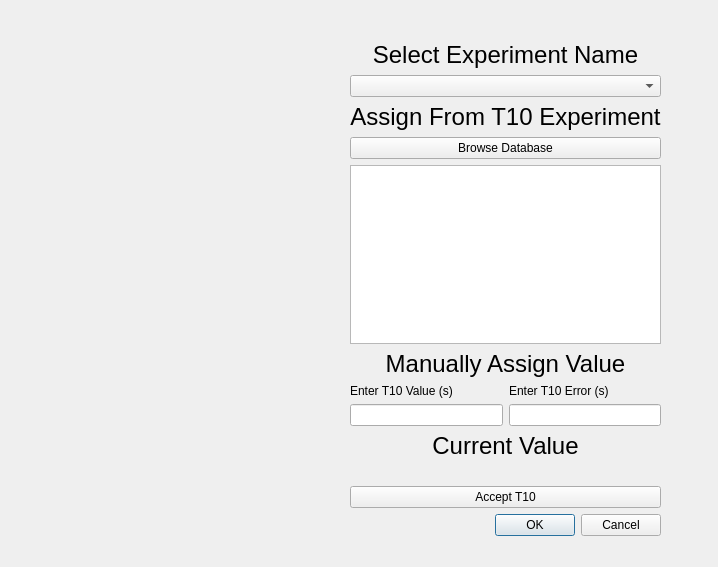
<?xml version="1.0" encoding="UTF-8"?>
<ui version="4.0">
 <class>assignT10Data</class>
 <widget class="QDialog" name="assignT10Data">
  <property name="geometry">
   <rect>
    <x>0</x>
    <y>0</y>
    <width>718</width>
    <height>567</height>
   </rect>
  </property>
  <property name="windowTitle">
   <string>assignT10Data</string>
  </property>
  <widget class="QWidget" name="horizontalLayoutWidget_2">
   <property name="geometry">
    <rect>
     <x>10</x>
     <y>30</y>
     <width>662</width>
     <height>517</height>
    </rect>
   </property>
   <layout class="QHBoxLayout" name="horizontalLayout_2">
    <item>
     <widget class="QWidget" name="parametersDisplayWidget" native="true">
      <property name="minimumSize">
       <size>
        <width>350</width>
        <height>489</height>
       </size>
      </property>
      <property name="maximumSize">
       <size>
        <width>350</width>
        <height>489</height>
       </size>
      </property>
     </widget>
    </item>
    <item>
     <layout class="QVBoxLayout" name="verticalLayout_3">
      <item>
       <widget class="QLabel" name="label_2">
        <property name="font">
         <font>
          <pointsize>18</pointsize>
         </font>
        </property>
        <property name="text">
         <string>Select Experiment Name</string>
        </property>
        <property name="alignment">
         <set>Qt::AlignCenter</set>
        </property>
       </widget>
      </item>
      <item>
       <widget class="QComboBox" name="expComboBox"/>
      </item>
      <item>
       <layout class="QVBoxLayout" name="verticalLayout">
        <item>
         <widget class="QLabel" name="label">
          <property name="font">
           <font>
            <pointsize>18</pointsize>
           </font>
          </property>
          <property name="text">
           <string>Assign From T10 Experiment</string>
          </property>
          <property name="alignment">
           <set>Qt::AlignCenter</set>
          </property>
         </widget>
        </item>
        <item>
         <widget class="QPushButton" name="browseDatabaseButton">
          <property name="text">
           <string>Browse Database</string>
          </property>
         </widget>
        </item>
        <item>
         <widget class="QListWidget" name="valueListWidget"/>
        </item>
        <item>
         <widget class="QLabel" name="label_3">
          <property name="font">
           <font>
            <pointsize>18</pointsize>
           </font>
          </property>
          <property name="text">
           <string>Manually Assign Value</string>
          </property>
          <property name="alignment">
           <set>Qt::AlignCenter</set>
          </property>
         </widget>
        </item>
        <item>
         <layout class="QGridLayout" name="gridLayout">
          <item row="2" column="0">
           <widget class="QLineEdit" name="t10Editor"/>
          </item>
          <item row="2" column="1">
           <widget class="QLineEdit" name="t10ErrorEditor"/>
          </item>
          <item row="1" column="1">
           <widget class="QLabel" name="label_7">
            <property name="text">
             <string>Enter T10 Error (s)</string>
            </property>
           </widget>
          </item>
          <item row="1" column="0">
           <widget class="QLabel" name="label_6">
            <property name="text">
             <string>Enter T10 Value (s)</string>
            </property>
           </widget>
          </item>
         </layout>
        </item>
       </layout>
      </item>
      <item>
       <widget class="QLabel" name="ValueLabel">
        <property name="font">
         <font>
          <pointsize>18</pointsize>
         </font>
        </property>
        <property name="text">
         <string>Current Value</string>
        </property>
        <property name="alignment">
         <set>Qt::AlignCenter</set>
        </property>
       </widget>
      </item>
      <item>
       <widget class="QLabel" name="t10ValueDisplay">
        <property name="palette">
         <palette>
          <active>
           <colorrole role="WindowText">
            <brush brushstyle="SolidPattern">
             <color alpha="255">
              <red>0</red>
              <green>0</green>
              <blue>0</blue>
             </color>
            </brush>
           </colorrole>
           <colorrole role="Button">
            <brush brushstyle="SolidPattern">
             <color alpha="255">
              <red>11</red>
              <green>237</green>
              <blue>35</blue>
             </color>
            </brush>
           </colorrole>
           <colorrole role="Light">
            <brush brushstyle="SolidPattern">
             <color alpha="255">
              <red>113</red>
              <green>255</green>
              <blue>128</blue>
             </color>
            </brush>
           </colorrole>
           <colorrole role="Midlight">
            <brush brushstyle="SolidPattern">
             <color alpha="255">
              <red>62</red>
              <green>246</green>
              <blue>81</blue>
             </color>
            </brush>
           </colorrole>
           <colorrole role="Dark">
            <brush brushstyle="SolidPattern">
             <color alpha="255">
              <red>5</red>
              <green>118</green>
              <blue>17</blue>
             </color>
            </brush>
           </colorrole>
           <colorrole role="Mid">
            <brush brushstyle="SolidPattern">
             <color alpha="255">
              <red>7</red>
              <green>158</green>
              <blue>23</blue>
             </color>
            </brush>
           </colorrole>
           <colorrole role="Text">
            <brush brushstyle="SolidPattern">
             <color alpha="255">
              <red>0</red>
              <green>255</green>
              <blue>0</blue>
             </color>
            </brush>
           </colorrole>
           <colorrole role="BrightText">
            <brush brushstyle="SolidPattern">
             <color alpha="255">
              <red>255</red>
              <green>255</green>
              <blue>255</blue>
             </color>
            </brush>
           </colorrole>
           <colorrole role="ButtonText">
            <brush brushstyle="SolidPattern">
             <color alpha="255">
              <red>0</red>
              <green>0</green>
              <blue>0</blue>
             </color>
            </brush>
           </colorrole>
           <colorrole role="Base">
            <brush brushstyle="SolidPattern">
             <color alpha="255">
              <red>255</red>
              <green>255</green>
              <blue>255</blue>
             </color>
            </brush>
           </colorrole>
           <colorrole role="Window">
            <brush brushstyle="SolidPattern">
             <color alpha="255">
              <red>11</red>
              <green>237</green>
              <blue>35</blue>
             </color>
            </brush>
           </colorrole>
           <colorrole role="Shadow">
            <brush brushstyle="SolidPattern">
             <color alpha="255">
              <red>0</red>
              <green>0</green>
              <blue>0</blue>
             </color>
            </brush>
           </colorrole>
           <colorrole role="AlternateBase">
            <brush brushstyle="SolidPattern">
             <color alpha="255">
              <red>133</red>
              <green>246</green>
              <blue>145</blue>
             </color>
            </brush>
           </colorrole>
           <colorrole role="ToolTipBase">
            <brush brushstyle="SolidPattern">
             <color alpha="255">
              <red>255</red>
              <green>255</green>
              <blue>220</blue>
             </color>
            </brush>
           </colorrole>
           <colorrole role="ToolTipText">
            <brush brushstyle="SolidPattern">
             <color alpha="255">
              <red>0</red>
              <green>0</green>
              <blue>0</blue>
             </color>
            </brush>
           </colorrole>
          </active>
          <inactive>
           <colorrole role="WindowText">
            <brush brushstyle="SolidPattern">
             <color alpha="255">
              <red>0</red>
              <green>0</green>
              <blue>0</blue>
             </color>
            </brush>
           </colorrole>
           <colorrole role="Button">
            <brush brushstyle="SolidPattern">
             <color alpha="255">
              <red>11</red>
              <green>237</green>
              <blue>35</blue>
             </color>
            </brush>
           </colorrole>
           <colorrole role="Light">
            <brush brushstyle="SolidPattern">
             <color alpha="255">
              <red>113</red>
              <green>255</green>
              <blue>128</blue>
             </color>
            </brush>
           </colorrole>
           <colorrole role="Midlight">
            <brush brushstyle="SolidPattern">
             <color alpha="255">
              <red>62</red>
              <green>246</green>
              <blue>81</blue>
             </color>
            </brush>
           </colorrole>
           <colorrole role="Dark">
            <brush brushstyle="SolidPattern">
             <color alpha="255">
              <red>5</red>
              <green>118</green>
              <blue>17</blue>
             </color>
            </brush>
           </colorrole>
           <colorrole role="Mid">
            <brush brushstyle="SolidPattern">
             <color alpha="255">
              <red>7</red>
              <green>158</green>
              <blue>23</blue>
             </color>
            </brush>
           </colorrole>
           <colorrole role="Text">
            <brush brushstyle="SolidPattern">
             <color alpha="255">
              <red>0</red>
              <green>255</green>
              <blue>0</blue>
             </color>
            </brush>
           </colorrole>
           <colorrole role="BrightText">
            <brush brushstyle="SolidPattern">
             <color alpha="255">
              <red>255</red>
              <green>255</green>
              <blue>255</blue>
             </color>
            </brush>
           </colorrole>
           <colorrole role="ButtonText">
            <brush brushstyle="SolidPattern">
             <color alpha="255">
              <red>0</red>
              <green>0</green>
              <blue>0</blue>
             </color>
            </brush>
           </colorrole>
           <colorrole role="Base">
            <brush brushstyle="SolidPattern">
             <color alpha="255">
              <red>255</red>
              <green>255</green>
              <blue>255</blue>
             </color>
            </brush>
           </colorrole>
           <colorrole role="Window">
            <brush brushstyle="SolidPattern">
             <color alpha="255">
              <red>11</red>
              <green>237</green>
              <blue>35</blue>
             </color>
            </brush>
           </colorrole>
           <colorrole role="Shadow">
            <brush brushstyle="SolidPattern">
             <color alpha="255">
              <red>0</red>
              <green>0</green>
              <blue>0</blue>
             </color>
            </brush>
           </colorrole>
           <colorrole role="AlternateBase">
            <brush brushstyle="SolidPattern">
             <color alpha="255">
              <red>133</red>
              <green>246</green>
              <blue>145</blue>
             </color>
            </brush>
           </colorrole>
           <colorrole role="ToolTipBase">
            <brush brushstyle="SolidPattern">
             <color alpha="255">
              <red>255</red>
              <green>255</green>
              <blue>220</blue>
             </color>
            </brush>
           </colorrole>
           <colorrole role="ToolTipText">
            <brush brushstyle="SolidPattern">
             <color alpha="255">
              <red>0</red>
              <green>0</green>
              <blue>0</blue>
             </color>
            </brush>
           </colorrole>
          </inactive>
          <disabled>
           <colorrole role="WindowText">
            <brush brushstyle="SolidPattern">
             <color alpha="255">
              <red>5</red>
              <green>118</green>
              <blue>17</blue>
             </color>
            </brush>
           </colorrole>
           <colorrole role="Button">
            <brush brushstyle="SolidPattern">
             <color alpha="255">
              <red>11</red>
              <green>237</green>
              <blue>35</blue>
             </color>
            </brush>
           </colorrole>
           <colorrole role="Light">
            <brush brushstyle="SolidPattern">
             <color alpha="255">
              <red>113</red>
              <green>255</green>
              <blue>128</blue>
             </color>
            </brush>
           </colorrole>
           <colorrole role="Midlight">
            <brush brushstyle="SolidPattern">
             <color alpha="255">
              <red>62</red>
              <green>246</green>
              <blue>81</blue>
             </color>
            </brush>
           </colorrole>
           <colorrole role="Dark">
            <brush brushstyle="SolidPattern">
             <color alpha="255">
              <red>5</red>
              <green>118</green>
              <blue>17</blue>
             </color>
            </brush>
           </colorrole>
           <colorrole role="Mid">
            <brush brushstyle="SolidPattern">
             <color alpha="255">
              <red>7</red>
              <green>158</green>
              <blue>23</blue>
             </color>
            </brush>
           </colorrole>
           <colorrole role="Text">
            <brush brushstyle="SolidPattern">
             <color alpha="255">
              <red>5</red>
              <green>118</green>
              <blue>17</blue>
             </color>
            </brush>
           </colorrole>
           <colorrole role="BrightText">
            <brush brushstyle="SolidPattern">
             <color alpha="255">
              <red>255</red>
              <green>255</green>
              <blue>255</blue>
             </color>
            </brush>
           </colorrole>
           <colorrole role="ButtonText">
            <brush brushstyle="SolidPattern">
             <color alpha="255">
              <red>5</red>
              <green>118</green>
              <blue>17</blue>
             </color>
            </brush>
           </colorrole>
           <colorrole role="Base">
            <brush brushstyle="SolidPattern">
             <color alpha="255">
              <red>11</red>
              <green>237</green>
              <blue>35</blue>
             </color>
            </brush>
           </colorrole>
           <colorrole role="Window">
            <brush brushstyle="SolidPattern">
             <color alpha="255">
              <red>11</red>
              <green>237</green>
              <blue>35</blue>
             </color>
            </brush>
           </colorrole>
           <colorrole role="Shadow">
            <brush brushstyle="SolidPattern">
             <color alpha="255">
              <red>0</red>
              <green>0</green>
              <blue>0</blue>
             </color>
            </brush>
           </colorrole>
           <colorrole role="AlternateBase">
            <brush brushstyle="SolidPattern">
             <color alpha="255">
              <red>11</red>
              <green>237</green>
              <blue>35</blue>
             </color>
            </brush>
           </colorrole>
           <colorrole role="ToolTipBase">
            <brush brushstyle="SolidPattern">
             <color alpha="255">
              <red>255</red>
              <green>255</green>
              <blue>220</blue>
             </color>
            </brush>
           </colorrole>
           <colorrole role="ToolTipText">
            <brush brushstyle="SolidPattern">
             <color alpha="255">
              <red>0</red>
              <green>0</green>
              <blue>0</blue>
             </color>
            </brush>
           </colorrole>
          </disabled>
         </palette>
        </property>
        <property name="text">
         <string/>
        </property>
        <property name="alignment">
         <set>Qt::AlignRight|Qt::AlignTrailing|Qt::AlignVCenter</set>
        </property>
       </widget>
      </item>
      <item>
       <widget class="QPushButton" name="AcceptT10Button">
        <property name="text">
         <string>Accept T10</string>
        </property>
       </widget>
      </item>
      <item>
       <widget class="QDialogButtonBox" name="closeT10EditButtonBox">
        <property name="standardButtons">
         <set>QDialogButtonBox::Cancel|QDialogButtonBox::Ok</set>
        </property>
       </widget>
      </item>
      <item>
       <layout class="QHBoxLayout" name="horizontalLayout"/>
      </item>
     </layout>
    </item>
   </layout>
  </widget>
 </widget>
 <layoutdefault spacing="6" margin="11"/>
 <resources/>
 <connections/>
</ui>
